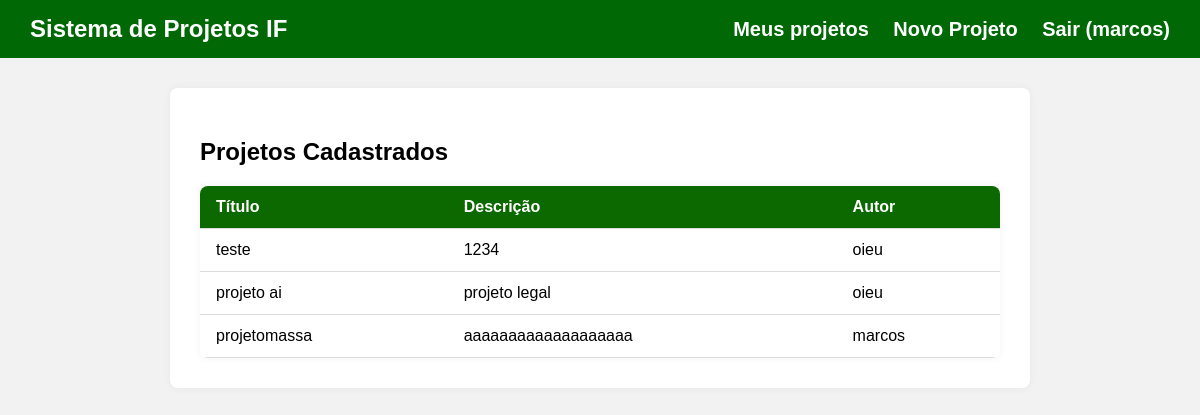
Before: /projetos (signed in) with the older database file.
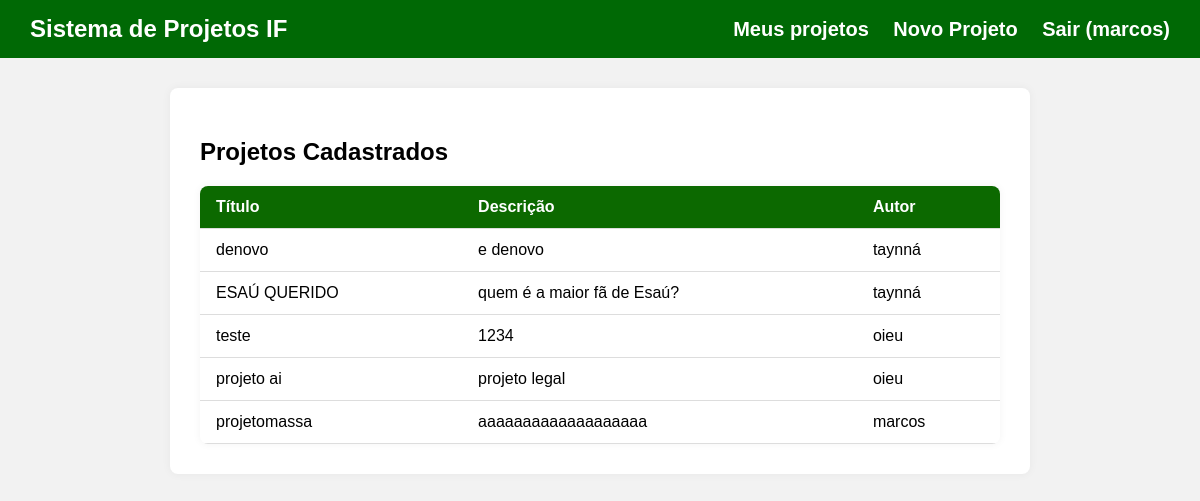
After: the same page with the newer database file.
### tables this page shows
CREATE TABLE usuarios (
            id INTEGER PRIMARY KEY AUTOINCREMENT,
            nome TEXT NOT NULL,
            email TEXT NOT NULL UNIQUE,
            senha TEXT NOT NULL
        );

CREATE TABLE projetos (
            id INTEGER PRIMARY KEY AUTOINCREMENT,
            titulo TEXT NOT NULL,
            descricao TEXT NOT NULL,
            usuario TEXT NOT NULL
        );

### app.py (the view)
@app.route('/projetos')
@login_required
def listar_projetos():
    conn = sqlite3.connect('jogo.db')
    conn.row_factory = sqlite3.Row
    cursor = conn.cursor()
    cursor.execute("SELECT titulo, descricao, usuario FROM projetos ORDER BY id DESC")
    projetos = cursor.fetchall()
    conn.close()
    return render_template('projetos.html', projetos=projetos)

### app.py (called while the page is built)
@login_manager.user_loader
def load_user(user_id):
    conn = get_db_connection()
    cursor = conn.cursor()
    cursor.execute("SELECT * FROM usuarios WHERE id = ?", (user_id,))
    user_data = cursor.fetchone()
    conn.close()
    if user_data:
        return User(id=user_data['id'], nome=user_data['nome'], email=user_data['email'])
    return None

### database.py (called while the page is built)
def get_db_connection():
    conn = sqlite3.connect('jogo.db')
    conn.row_factory = sqlite3.Row
    return conn

### templates/projetos.html (shortened to what this page needs)
{% extends 'base.html' %}
{% block content %}
  <div class="container">
    <h2>Projetos Cadastrados</h2>
    <table>
      <thead>
        <tr>
          <th>Título</th>
          <th>Descrição</th>
          <th>Autor</th>
        </tr>
      </thead>
      <tbody>
        {% for projeto in projetos %}
          <tr>
            <td>{{ projeto['titulo'] }}</td>
            <td>{{ projeto['descricao'] }}</td>
            <td>{{ projeto['usuario'] }}</td>
          </tr>
        {% endfor %}
      </tbody>
    </table>
  </div>
{% endblock %}

### templates/base.html (shortened to what this page needs)
<!DOCTYPE html>
<html lang="pt-br">
<head>
    <link rel="stylesheet" href="{{ url_for('static', filename='base.css') }}">
    </head>
<body>
    <header>
        <a href="{{ url_for('index') }}"><h1>Sistema de Projetos IF</h1></a>
        <nav>
            {% if current_user.is_authenticated %}
                <a href="{{ url_for('meus_projetos') }}">Meus projetos</a>
                <a href="{{ url_for('cadastrar_projeto') }}">Novo Projeto</a>
                <a href="{{ url_for('logout') }}">Sair ({{ current_user.nome }})</a>
            {% endif %}
        </nav>
    </header>
    <main>
        {% block content %}
        {% endblock %}
    </main>
</body>
</html>

### static/base.css (style rules this page uses)
body { font-family: Arial, sans-serif; margin: 0; background-color: #f2f2f2; }
header { background-color: #006905; color: white; padding: 15px 30px; display: flex; justify-content: space-between; align-items: center; }
header h1 { margin: 0; font-size: 24px; }
header a { color: white; text-decoration: none; }
nav a { color: white; font-size: 20px; text-decoration: none; margin-left: 20px; font-weight: bold; }
main { padding: 30px; background-color: white; max-width: 800px; margin: 30px auto; border-radius: 8px; box-shadow: 0 0 10px rgba(0,0,0,0.05); }
table { width: 100%; border-collapse: collapse; margin-top: 20px; background-color: #fff; border-radius: 8px; overflow: hidden; box-shadow: 0 0 8px rgba(0,0,0,0.05); }
th, td { padding: 12px 16px; text-align: left; border-bottom: 1px solid #ddd; }
th { background-color: #0c6900; color: white; }

Changed rows visible on the page:
added projetos: titulo "denovo", descricao "e denovo", usuario "taynná"
added projetos: titulo "ESAÚ QUERIDO", descricao "quem é a maior fã de Esaú?", usuario "taynná"
